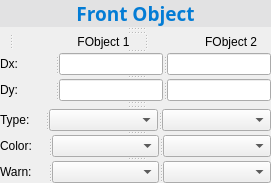
       <widget class="QSplitter" name="splitter_134">
        <property name="orientation">
         <enum>Qt::Vertical</enum>
        </property>
        <widget class="QLabel" name="label_20">
         <property name="font">
          <font>
           <family>Microsoft YaHei</family>
           <pointsize>12</pointsize>
          </font>
         </property>
         <property name="styleSheet">
          <string notr="true">color:rgb(3, 124, 213);
background-color: rgb(226, 226, 227);</string>
         </property>
         <property name="frameShape">
          <enum>QFrame::Box</enum>
         </property>
         <property name="frameShadow">
          <enum>QFrame::Plain</enum>
         </property>
         <property name="lineWidth">
          <number>0</number>
         </property>
         <property name="text">
          <string>&lt;html&gt;&lt;head/&gt;&lt;body&gt;&lt;p&gt;&lt;span style=&quot; font-size:14pt; font-weight:600;&quot;&gt;Front Object&lt;/span&gt;&lt;/p&gt;&lt;/body&gt;&lt;/html&gt;</string>
         </property>
         <property name="alignment">
          <set>Qt::AlignCenter</set>
         </property>
        </widget>
        <widget class="QSplitter" name="splitter_13">
         <property name="orientation">
          <enum>Qt::Vertical</enum>
         </property>
        </widget>
        <widget class="QSplitter" name="splitter_17">
         <property name="orientation">
          <enum>Qt::Horizontal</enum>
         </property>
         <widget class="QLabel" name="label_21">
          <property name="styleSheet">
           <string notr="true">font: 9pt &quot;Microsoft YaHei&quot;;</string>
          </property>
          <property name="text">
           <string/>
          </property>
         </widget>
         <widget class="QLabel" name="label_126">
          <property name="enabled">
           <bool>true</bool>
          </property>
          <property name="styleSheet">
           <string notr="true">font: 25 9pt &quot;Microsoft YaHei&quot;;</string>
          </property>
          <property name="frameShape">
           <enum>QFrame::NoFrame</enum>
          </property>
          <property name="text">
           <string>               FObject 1</string>
          </property>
          <property name="alignment">
           <set>Qt::AlignCenter</set>
          </property>
         </widget>
         <widget class="QLabel" name="label_127">
          <property name="enabled">
           <bool>true</bool>
          </property>
          <property name="styleSheet">
           <string notr="true">font: 25 9pt &quot;Microsoft YaHei&quot;;</string>
          </property>
          <property name="frameShape">
           <enum>QFrame::NoFrame</enum>
          </property>
          <property name="text">
           <string>             FObject 2</string>
          </property>
          <property name="alignment">
           <set>Qt::AlignCenter</set>
          </property>
         </widget>
        </widget>
        <widget class="QSplitter" name="splitter_135">
         <property name="orientation">
          <enum>Qt::Horizontal</enum>
         </property>
         <widget class="QLabel" name="label_128">
          <property name="styleSheet">
           <string notr="true">font: 9pt &quot;Microsoft YaHei&quot;;</string>
          </property>
          <property name="text">
           <string>Dx:           </string>
          </property>
         </widget>
         <widget class="QLineEdit" name="lineEdit_16">
          <property name="alignment">
           <set>Qt::AlignRight|Qt::AlignTrailing|Qt::AlignVCenter</set>
          </property>
         </widget>
         <widget class="QLineEdit" name="lineEdit_17">
          <property name="alignment">
           <set>Qt::AlignRight|Qt::AlignTrailing|Qt::AlignVCenter</set>
          </property>
         </widget>
        </widget>
        <widget class="QSplitter" name="splitter_136">
         <property name="orientation">
          <enum>Qt::Horizontal</enum>
         </property>
         <widget class="QLabel" name="label_129">
          <property name="styleSheet">
           <string notr="true">font: 9pt &quot;Microsoft YaHei&quot;;
</string>
          </property>
          <property name="text">
           <string>Dy:           </string>
          </property>
         </widget>
         <widget class="QLineEdit" name="lineEdit_18">
          <property name="alignment">
           <set>Qt::AlignRight|Qt::AlignTrailing|Qt::AlignVCenter</set>
          </property>
         </widget>
         <widget class="QLineEdit" name="lineEdit_19">
          <property name="alignment">
           <set>Qt::AlignRight|Qt::AlignTrailing|Qt::AlignVCenter</set>
          </property>
         </widget>
        </widget>
        <widget class="QSplitter" name="splitter_137">
         <property name="orientation">
          <enum>Qt::Vertical</enum>
         </property>
        </widget>
        <widget class="QSplitter" name="splitter_138">
         <property name="orientation">
          <enum>Qt::Horizontal</enum>
         </property>
         <widget class="QLabel" name="label_130">
          <property name="styleSheet">
           <string notr="true">font: 9pt &quot;Microsoft YaHei&quot;;</string>
          </property>
          <property name="text">
           <string>Type:</string>
          </property>
         </widget>
         <widget class="QComboBox" name="comboBox_FOonetype_">
          <property name="sizePolicy">
           <sizepolicy hsizetype="Preferred" vsizetype="Fixed">
            <horstretch>0</horstretch>
            <verstretch>0</verstretch>
           </sizepolicy>
          </property>
          <property name="styleSheet">
           <string notr="true">font: 9pt &quot;Microsoft YaHei&quot;;</string>
          </property>
         </widget>
         <widget class="QComboBox" name="comboBox_FOtwotype_">
          <property name="sizePolicy">
           <sizepolicy hsizetype="Preferred" vsizetype="Fixed">
            <horstretch>0</horstretch>
            <verstretch>0</verstretch>
           </sizepolicy>
          </property>
          <property name="styleSheet">
           <string notr="true">font: 9pt &quot;Microsoft YaHei&quot;;</string>
          </property>
         </widget>
        </widget>
        <widget class="QSplitter" name="splitter_139">
         <property name="orientation">
          <enum>Qt::Horizontal</enum>
         </property>
         <widget class="QLabel" name="label_131">
          <property name="styleSheet">
           <string notr="true">font: 9pt &quot;Microsoft YaHei&quot;;</string>
          </property>
          <property name="text">
           <string>Color:</string>
          </property>
         </widget>
         <widget class="QComboBox" name="comboBox_FOoneColor_">
          <property name="sizePolicy">
           <sizepolicy hsizetype="Preferred" vsizetype="Fixed">
            <horstretch>0</horstretch>
            <verstretch>0</verstretch>
           </sizepolicy>
          </property>
          <property name="styleSheet">
           <string notr="true">font: 9pt &quot;Microsoft YaHei&quot;;</string>
          </property>
         </widget>
         <widget class="QComboBox" name="comboBox_FOtwoColor_">
          <property name="sizePolicy">
           <sizepolicy hsizetype="Preferred" vsizetype="Fixed">
            <horstretch>0</horstretch>
            <verstretch>0</verstretch>
           </sizepolicy>
          </property>
          <property name="styleSheet">
           <string notr="true">font: 9pt &quot;Microsoft YaHei&quot;;</string>
          </property>
         </widget>
        </widget>
        <widget class="QSplitter" name="splitter_140">
         <property name="orientation">
          <enum>Qt::Horizontal</enum>
         </property>
         <widget class="QLabel" name="label_132">
          <property name="styleSheet">
           <string notr="true">font: 9pt &quot;Microsoft YaHei&quot;;</string>
          </property>
          <property name="text">
           <string>Warn:</string>
          </property>
         </widget>
         <widget class="QComboBox" name="comboBox_FOoneWarn_">
          <property name="sizePolicy">
           <sizepolicy hsizetype="Preferred" vsizetype="Fixed">
            <horstretch>0</horstretch>
            <verstretch>0</verstretch>
           </sizepolicy>
          </property>
          <property name="styleSheet">
           <string notr="true">font: 9pt &quot;Microsoft YaHei&quot;;</string>
          </property>
         </widget>
         <widget class="QComboBox" name="comboBox_FOtwoWarn_">
          <property name="sizePolicy">
           <sizepolicy hsizetype="Preferred" vsizetype="Fixed">
            <horstretch>0</horstretch>
            <verstretch>0</verstretch>
           </sizepolicy>
          </property>
          <property name="styleSheet">
           <string notr="true">font: 9pt &quot;Microsoft YaHei&quot;;</string>
          </property>
         </widget>
        </widget>
       </widget>
